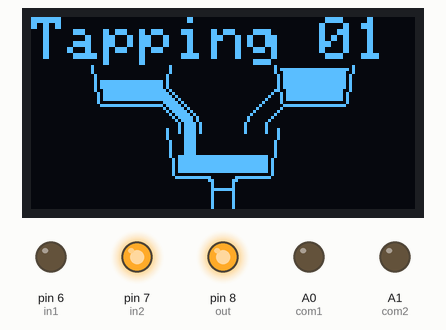
Bench run of a sketch on a simulated Arduino Uno, built with avr-gcc and run on an emulated ATmega328P. On the bench: 128×64 one-colour display, output pins drawn as LEDs (lit = HIGH). What the sketch prints to the serial monitor is not drawn.

Above: at 0.2 s.
At 20.2 s:
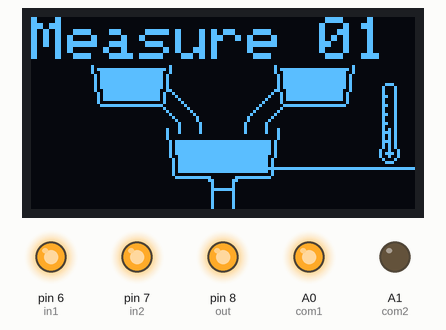
At 50.3 s:
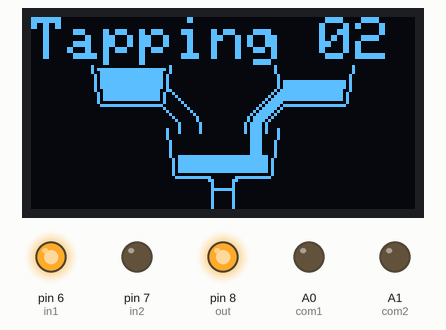
At 70.3 s:
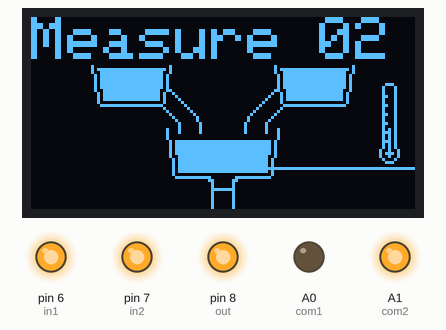
At 125.4 s:
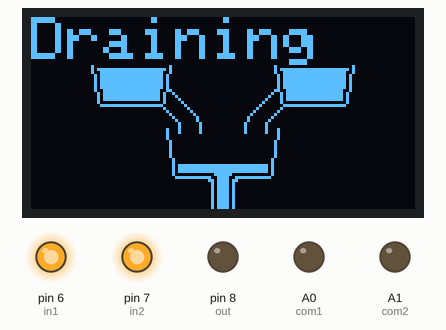
Timing chart, 0 to 126.9 s (numbered marks = the images above):
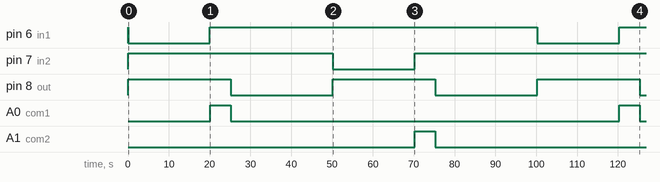

Measured:
- by itself, pin 6 (in1): alternates HIGH for 80.2 s and LOW for 20.0 s
- by itself, pin 7 (in2): HIGH → LOW at 50.2 s, → HIGH 20.0 s later
- by itself, pin 8 (out): alternates HIGH for 25.1 s and LOW for 25.0 s
- by itself, A0 (com1): alternates HIGH for 5.0 s and LOW for 95.2 s
- by itself, A1 (com2): LOW → HIGH at 70.2 s, → LOW 5.0 s later
- what the display in image 0 shows lasts 20.0 s, from 0.1 s to 20.1 s
- what the display in image 1 shows lasts 5.1 s, from 20.1 s to 25.2 s

The sketch:

ELSYSGK.ino
```cpp
#include <SPI.h>
#include <Wire.h>
#include <Adafruit_GFX.h>
#include <Adafruit_SSD1306.h>
#define SCREEN_WIDTH 128 // OLED display width, in pixels
#define SCREEN_HEIGHT 64 // OLED display height, in pixels
#define OLED_RESET     -1 // Reset pin # (or -1 if sharing Arduino reset pin)
#define SCREEN_ADDRESS 0x3C ///< See datasheet for Address; 0x3D for 128x64, 0x3C for 128x32
Adafruit_SSD1306 display(SCREEN_WIDTH, SCREEN_HEIGHT, &Wire, OLED_RESET);

// 'tank', 88x49px
const unsigned char tank [] PROGMEM = {
	0x80, 0x00, 0x00, 0x20, 0x00, 0x00, 0x00, 0x04, 0x00, 0x00, 0x01, 0x80, 0x00, 0x00, 0x20, 0x00,
	0x00, 0x00, 0x04, 0x00, 0x00, 0x01, 0x80, 0x00, 0x00, 0x20, 0x00, 0x00, 0x00, 0x04, 0x00, 0x00,
	0x01, 0x40, 0x00, 0x00, 0x40, 0x00, 0x00, 0x00, 0x02, 0x00, 0x00, 0x02, 0x40, 0x00, 0x00, 0x40,
	0x00, 0x00, 0x00, 0x02, 0x00, 0x00, 0x02, 0x40, 0x00, 0x00, 0x40, 0x00, 0x00, 0x00, 0x02, 0x00,
	0x00, 0x02, 0x40, 0x00, 0x00, 0x40, 0x00, 0x00, 0x00, 0x02, 0x00, 0x00, 0x02, 0x40, 0x00, 0x00,
	0x40, 0x00, 0x00, 0x00, 0x02, 0x00, 0x00, 0x02, 0x40, 0x00, 0x00, 0x20, 0x00, 0x00, 0x00, 0x04,
	0x00, 0x00, 0x02, 0x20, 0x00, 0x00, 0x10, 0x00, 0x00, 0x00, 0x08, 0x00, 0x00, 0x04, 0x20, 0x00,
	0x00, 0x08, 0x00, 0x00, 0x00, 0x10, 0x00, 0x00, 0x04, 0x20, 0x00, 0x00, 0x04, 0x00, 0x00, 0x00,
	0x20, 0x00, 0x00, 0x04, 0x20, 0x00, 0x00, 0x02, 0x00, 0x00, 0x00, 0x40, 0x00, 0x00, 0x04, 0x1f,
	0xff, 0xff, 0x01, 0x00, 0x00, 0x00, 0x80, 0xff, 0xff, 0xf8, 0x00, 0x00, 0x00, 0x80, 0x80, 0x00,
	0x01, 0x01, 0x00, 0x00, 0x00, 0x00, 0x00, 0x00, 0x40, 0x40, 0x00, 0x02, 0x02, 0x00, 0x00, 0x00,
	0x00, 0x00, 0x00, 0x20, 0x20, 0x00, 0x04, 0x04, 0x00, 0x00, 0x00, 0x00, 0x00, 0x00, 0x10, 0x10,
	0x00, 0x08, 0x08, 0x00, 0x00, 0x00, 0x00, 0x00, 0x00, 0x08, 0x10, 0x00, 0x08, 0x10, 0x00, 0x00,
	0x00, 0x00, 0x00, 0x00, 0x04, 0x08, 0x00, 0x10, 0x20, 0x00, 0x00, 0x00, 0x00, 0x00, 0x00, 0x04,
	0x08, 0x00, 0x10, 0x20, 0x00, 0x00, 0x00, 0x00, 0x00, 0x00, 0x44, 0x08, 0x00, 0x10, 0x22, 0x00,
	0x00, 0x00, 0x00, 0x00, 0x00, 0x44, 0x08, 0x00, 0x10, 0x22, 0x00, 0x00, 0x00, 0x00, 0x00, 0x00,
	0x40, 0x00, 0x00, 0x00, 0x02, 0x00, 0x00, 0x00, 0x00, 0x00, 0x00, 0x40, 0x00, 0x00, 0x00, 0x02,
	0x00, 0x00, 0x00, 0x00, 0x00, 0x00, 0x20, 0x00, 0x00, 0x00, 0x04, 0x00, 0x00, 0x00, 0x00, 0x00,
	0x00, 0x20, 0x00, 0x00, 0x00, 0x04, 0x00, 0x00, 0x00, 0x00, 0x00, 0x00, 0x20, 0x00, 0x00, 0x00,
	0x04, 0x00, 0x00, 0x00, 0x00, 0x00, 0x00, 0x20, 0x00, 0x00, 0x00, 0x04, 0x00, 0x00, 0x00, 0x00,
	0x00, 0x00, 0x20, 0x00, 0x00, 0x00, 0x04, 0x00, 0x00, 0x00, 0x00, 0x00, 0x00, 0x20, 0x00, 0x00,
	0x00, 0x04, 0x00, 0x00, 0x00, 0x00, 0x00, 0x00, 0x10, 0x00, 0x00, 0x00, 0x08, 0x00, 0x00, 0x00,
	0x00, 0x00, 0x00, 0x10, 0x00, 0x00, 0x00, 0x08, 0x00, 0x00, 0x00, 0x00, 0x00, 0x00, 0x10, 0x00,
	0x00, 0x00, 0x08, 0x00, 0x00, 0x00, 0x00, 0x00, 0x00, 0x10, 0x00, 0x00, 0x00, 0x08, 0x00, 0x00,
	0x00, 0x00, 0x00, 0x00, 0x10, 0x00, 0x00, 0x00, 0x08, 0x00, 0x00, 0x00, 0x00, 0x00, 0x00, 0x10,
	0x00, 0x00, 0x00, 0x08, 0x00, 0x00, 0x00, 0x00, 0x00, 0x00, 0x0f, 0xff, 0x00, 0xff, 0xf0, 0x00,
	0x00, 0x00, 0x00, 0x00, 0x00, 0x00, 0x01, 0x81, 0x80, 0x00, 0x00, 0x00, 0x00, 0x00, 0x00, 0x00,
	0x00, 0x00, 0x81, 0x00, 0x00, 0x00, 0x00, 0x00, 0x00, 0x00, 0x00, 0x00, 0x00, 0x81, 0x00, 0x00,
	0x00, 0x00, 0x00, 0x00, 0x00, 0x00, 0x00, 0x00, 0x81, 0x00, 0x00, 0x00, 0x00, 0x00, 0x00, 0x00,
	0x00, 0x00, 0x00, 0x81, 0x00, 0x00, 0x00, 0x00, 0x00, 0x00, 0x00, 0x00, 0x00, 0x00, 0x81, 0x00,
	0x00, 0x00, 0x00, 0x00, 0x00, 0x00, 0x00, 0x00, 0x00, 0x81, 0x00, 0x00, 0x00, 0x00, 0x00, 0x00,
	0x00, 0x00, 0x00, 0x00, 0x81, 0x00, 0x00, 0x00, 0x00, 0x00, 0x00, 0x00, 0x00, 0x00, 0x00, 0x81,
	0x00, 0x00, 0x00, 0x00, 0x00, 0x00, 0x00, 0x00, 0x00, 0x00, 0x81, 0x00, 0x00, 0x00, 0x00, 0x00,
	0x00, 0x00, 0x00, 0x00, 0x00, 0x81, 0x00, 0x00, 0x00, 0x00, 0x00
};
// 'tank01', 88x49px
const unsigned char tank01 [] PROGMEM = {
	0x00, 0x00, 0x00, 0x00, 0x00, 0x00, 0x00, 0x00, 0x00, 0x00, 0x00, 0x00, 0x00, 0x00, 0x00, 0x00,
	0x00, 0x00, 0x01, 0xff, 0xff, 0xfc, 0x00, 0x00, 0x00, 0x00, 0x00, 0x00, 0x00, 0x00, 0xff, 0xff,
	0xf8, 0x00, 0x00, 0x00, 0x00, 0x00, 0x00, 0x00, 0x00, 0xff, 0xff, 0xf8, 0x00, 0x00, 0x00, 0x00,
	0x00, 0x00, 0x00, 0x00, 0xff, 0xff, 0xf8, 0x1f, 0xff, 0xff, 0x00, 0x00, 0x00, 0x00, 0x00, 0xff,
	0xff, 0xf8, 0x1f, 0xff, 0xff, 0x00, 0x00, 0x00, 0x00, 0x00, 0xff, 0xff, 0xf8, 0x1f, 0xff, 0xff,
	0x00, 0x00, 0x00, 0x00, 0x00, 0xff, 0xff, 0xf8, 0x0f, 0xff, 0xff, 0x80, 0x00, 0x00, 0x00, 0x02,
	0x7f, 0xff, 0xf0, 0x0f, 0xff, 0xff, 0xc0, 0x00, 0x00, 0x00, 0x01, 0x7f, 0xff, 0xf0, 0x0f, 0xff,
	0xff, 0xe0, 0x00, 0x00, 0x00, 0x01, 0x7f, 0xff, 0xf0, 0x0f, 0xff, 0xff, 0xf0, 0x00, 0x00, 0x00,
	0x01, 0x7f, 0xff, 0xf0, 0x00, 0x00, 0x00, 0xf8, 0x00, 0x00, 0x00, 0x01, 0x00, 0x00, 0x00, 0x00,
	0x00, 0x00, 0x7c, 0x00, 0x00, 0x00, 0x00, 0x00, 0x00, 0x00, 0x00, 0x00, 0x00, 0x3e, 0x00, 0x00,
	0x00, 0x00, 0x00, 0x00, 0x00, 0x00, 0x00, 0x00, 0x1f, 0x00, 0x00, 0x00, 0x00, 0x00, 0x00, 0x00,
	0x00, 0x00, 0x00, 0x0f, 0x80, 0x00, 0x00, 0x00, 0x00, 0x00, 0x00, 0x00, 0x00, 0x00, 0x07, 0xc0,
	0x00, 0x00, 0x00, 0x00, 0x00, 0x00, 0x00, 0x00, 0x00, 0x03, 0xc0, 0x00, 0x00, 0x00, 0x00, 0x00,
	0x00, 0x00, 0x00, 0x00, 0x01, 0xe0, 0x00, 0x00, 0x00, 0x00, 0x00, 0x00, 0x00, 0x00, 0x00, 0x01,
	0xe0, 0x00, 0x00, 0x00, 0x00, 0x00, 0x00, 0x00, 0x00, 0x00, 0x01, 0xe0, 0x00, 0x00, 0x00, 0x00,
	0x00, 0x00, 0x00, 0x00, 0x00, 0x01, 0xe0, 0x00, 0x00, 0x00, 0x00, 0x00, 0x00, 0x00, 0x00, 0x00,
	0x01, 0xe0, 0x00, 0x00, 0x00, 0x00, 0x00, 0x00, 0x00, 0x00, 0x00, 0x01, 0xe0, 0x00, 0x00, 0x00,
	0x00, 0x00, 0x00, 0x00, 0x00, 0x00, 0x01, 0xe0, 0x00, 0x00, 0x00, 0x00, 0x00, 0x00, 0x00, 0x00,
	0x00, 0x01, 0xe0, 0x00, 0x00, 0x00, 0x00, 0x00, 0x00, 0x00, 0x00, 0x00, 0x01, 0xe0, 0x00, 0x00,
	0x00, 0x00, 0x00, 0x00, 0x00, 0x00, 0x00, 0x01, 0xe0, 0x00, 0x00, 0x00, 0x00, 0x00, 0x00, 0x00,
	0x00, 0x00, 0x01, 0xe0, 0x00, 0x00, 0x00, 0x00, 0x00, 0x00, 0x00, 0x00, 0x00, 0x07, 0xff, 0xff,
	0xff, 0xe0, 0x00, 0x00, 0x00, 0x00, 0x00, 0x00, 0x07, 0xff, 0xff, 0xff, 0xe0, 0x00, 0x00, 0x00,
	0x00, 0x00, 0x00, 0x07, 0xff, 0xff, 0xff, 0xe0, 0x00, 0x00, 0x00, 0x00, 0x00, 0x00, 0x07, 0xff,
	0xff, 0xff, 0xe0, 0x00, 0x00, 0x00, 0x00, 0x00, 0x00, 0x07, 0xff, 0xff, 0xff, 0xe0, 0x00, 0x00,
	0x00, 0x00, 0x00, 0x00, 0x07, 0xff, 0xff, 0xff, 0xe0, 0x00, 0x00, 0x00, 0x00, 0x00, 0x00, 0x00,
	0x00, 0x00, 0x00, 0x00, 0x00, 0x00, 0x00, 0x00, 0x00, 0x00, 0x00, 0x00, 0x00, 0x00, 0x00, 0x00,
	0x00, 0x00, 0x00, 0x00, 0x00, 0x00, 0x00, 0x00, 0x00, 0x00, 0x00, 0x00, 0x00, 0x00, 0x00, 0x00,
	0x00, 0x00, 0x00, 0x00, 0x00, 0x00, 0x00, 0x00, 0x00, 0x00, 0x00, 0x00, 0x00, 0x00, 0x00, 0x00,
	0x00, 0x00, 0x00, 0x00, 0x00, 0x00, 0x00, 0x00, 0x7e, 0x00, 0x00, 0x00, 0x00, 0x00, 0x00, 0x00,
	0x00, 0x00, 0x00, 0x00, 0x00, 0x00, 0x00, 0x00, 0x00, 0x00, 0x00, 0x00, 0x00, 0x00, 0x00, 0x00,
	0x00, 0x00, 0x00, 0x00, 0x00, 0x00, 0x00, 0x00, 0x00, 0x00, 0x00, 0x00, 0x00, 0x00, 0x00, 0x00,
	0x00, 0x00, 0x00, 0x00, 0x00, 0x00, 0x00, 0x00, 0x00, 0x00, 0x00, 0x00, 0x00, 0x00, 0x00, 0x00,
	0x00, 0x00, 0x00, 0x00, 0x00, 0x00, 0x00, 0x00, 0x00, 0x00, 0x00, 0x00, 0x00, 0x00, 0x00, 0x00,
	0x00, 0x00, 0x00, 0x00, 0x00, 0x00, 0x00, 0x00, 0x00, 0x00, 0x00
};
// 'tank02', 88x49px
const unsigned char tank02 [] PROGMEM = {
	0x00, 0x00, 0x00, 0x00, 0x00, 0x00, 0x00, 0x00, 0x00, 0x00, 0x00, 0x3f, 0xff, 0xff, 0x80, 0x00,
	0x00, 0x00, 0x00, 0x00, 0x00, 0x00, 0x1f, 0xff, 0xff, 0x00, 0x00, 0x00, 0x00, 0x00, 0x00, 0x00,
	0x00, 0x1f, 0xff, 0xff, 0x00, 0x00, 0x00, 0x00, 0x00, 0x00, 0x00, 0x00, 0x1f, 0xff, 0xff, 0x00,
	0x00, 0x00, 0x00, 0x00, 0x00, 0x00, 0x00, 0x1f, 0xff, 0xff, 0x00, 0x00, 0x00, 0x00, 0x00, 0xff,
	0xff, 0xf8, 0x1f, 0xff, 0xff, 0x00, 0x00, 0x00, 0x00, 0x00, 0xff, 0xff, 0xf8, 0x1f, 0xff, 0xff,
	0x00, 0x00, 0x00, 0x00, 0x00, 0xff, 0xff, 0xf8, 0x0f, 0xff, 0xfe, 0x40, 0x00, 0x00, 0x00, 0x01,
	0xff, 0xff, 0xf0, 0x0f, 0xff, 0xfe, 0x80, 0x00, 0x00, 0x00, 0x03, 0xff, 0xff, 0xf0, 0x0f, 0xff,
	0xfe, 0x80, 0x00, 0x00, 0x00, 0x07, 0xff, 0xff, 0xf0, 0x0f, 0xff, 0xfe, 0x80, 0x00, 0x00, 0x00,
	0x0f, 0xff, 0xff, 0xf0, 0x00, 0x00, 0x00, 0x80, 0x00, 0x00, 0x00, 0x1f, 0x00, 0x00, 0x00, 0x00,
	0x00, 0x00, 0x00, 0x00, 0x00, 0x00, 0x3e, 0x00, 0x00, 0x00, 0x00, 0x00, 0x00, 0x00, 0x00, 0x00,
	0x00, 0x7c, 0x00, 0x00, 0x00, 0x00, 0x00, 0x00, 0x00, 0x00, 0x00, 0x00, 0xf8, 0x00, 0x00, 0x00,
	0x00, 0x00, 0x00, 0x00, 0x00, 0x00, 0x01, 0xf0, 0x00, 0x00, 0x00, 0x00, 0x00, 0x00, 0x00, 0x00,
	0x00, 0x03, 0xe0, 0x00, 0x00, 0x00, 0x00, 0x00, 0x00, 0x00, 0x00, 0x00, 0x03, 0xc0, 0x00, 0x00,
	0x00, 0x00, 0x00, 0x00, 0x00, 0x00, 0x00, 0x07, 0x80, 0x00, 0x00, 0x00, 0x00, 0x00, 0x00, 0x00,
	0x00, 0x00, 0x07, 0x80, 0x00, 0x00, 0x00, 0x00, 0x00, 0x00, 0x00, 0x00, 0x00, 0x07, 0x80, 0x00,
	0x00, 0x00, 0x00, 0x00, 0x00, 0x00, 0x00, 0x00, 0x07, 0x80, 0x00, 0x00, 0x00, 0x00, 0x00, 0x00,
	0x00, 0x00, 0x00, 0x07, 0x80, 0x00, 0x00, 0x00, 0x00, 0x00, 0x00, 0x00, 0x00, 0x00, 0x07, 0x80,
	0x00, 0x00, 0x00, 0x00, 0x00, 0x00, 0x00, 0x00, 0x00, 0x07, 0x80, 0x00, 0x00, 0x00, 0x00, 0x00,
	0x00, 0x00, 0x00, 0x00, 0x07, 0x80, 0x00, 0x00, 0x00, 0x00, 0x00, 0x00, 0x00, 0x00, 0x00, 0x07,
	0x80, 0x00, 0x00, 0x00, 0x00, 0x00, 0x00, 0x00, 0x00, 0x00, 0x07, 0x80, 0x00, 0x00, 0x00, 0x00,
	0x00, 0x00, 0x00, 0x00, 0x00, 0x07, 0x80, 0x00, 0x00, 0x00, 0x00, 0x00, 0x00, 0x07, 0xff, 0xff,
	0xff, 0xe0, 0x00, 0x00, 0x00, 0x00, 0x00, 0x00, 0x07, 0xff, 0xff, 0xff, 0xe0, 0x00, 0x00, 0x00,
	0x00, 0x00, 0x00, 0x07, 0xff, 0xff, 0xff, 0xe0, 0x00, 0x00, 0x00, 0x00, 0x00, 0x00, 0x07, 0xff,
	0xff, 0xff, 0xe0, 0x00, 0x00, 0x00, 0x00, 0x00, 0x00, 0x07, 0xff, 0xff, 0xff, 0xe0, 0x00, 0x00,
	0x00, 0x00, 0x00, 0x00, 0x07, 0xff, 0xff, 0xff, 0xe0, 0x00, 0x00, 0x00, 0x00, 0x00, 0x00, 0x00,
	0x00, 0x00, 0x00, 0x00, 0x00, 0x00, 0x00, 0x00, 0x00, 0x00, 0x00, 0x00, 0x00, 0x00, 0x00, 0x00,
	0x00, 0x00, 0x00, 0x00, 0x00, 0x00, 0x00, 0x00, 0x00, 0x00, 0x00, 0x00, 0x00, 0x00, 0x00, 0x00,
	0x00, 0x00, 0x00, 0x00, 0x00, 0x00, 0x00, 0x00, 0x00, 0x00, 0x00, 0x00, 0x00, 0x00, 0x00, 0x00,
	0x00, 0x00, 0x00, 0x00, 0x00, 0x00, 0x00, 0x00, 0x7e, 0x00, 0x00, 0x00, 0x00, 0x00, 0x00, 0x00,
	0x00, 0x00, 0x00, 0x00, 0x00, 0x00, 0x00, 0x00, 0x00, 0x00, 0x00, 0x00, 0x00, 0x00, 0x00, 0x00,
	0x00, 0x00, 0x00, 0x00, 0x00, 0x00, 0x00, 0x00, 0x00, 0x00, 0x00, 0x00, 0x00, 0x00, 0x00, 0x00,
	0x00, 0x00, 0x00, 0x00, 0x00, 0x00, 0x00, 0x00, 0x00, 0x00, 0x00, 0x00, 0x00, 0x00, 0x00, 0x00,
	0x00, 0x00, 0x00, 0x00, 0x00, 0x00, 0x00, 0x00, 0x00, 0x00, 0x00, 0x00, 0x00, 0x00, 0x00, 0x00,
	0x00, 0x00, 0x00, 0x00, 0x00, 0x00, 0x00, 0x00, 0x00, 0x00, 0x00
};
// 'drain', 88x49px
const unsigned char drain_bmp [] PROGMEM = {
	0x00, 0x00, 0x00, 0x00, 0x00, 0x00, 0x00, 0x00, 0x00, 0x00, 0x00, 0x3f, 0xff, 0xff, 0x80, 0x00,
	0x00, 0x00, 0x01, 0xff, 0xff, 0xfc, 0x1f, 0xff, 0xff, 0x00, 0x00, 0x00, 0x00, 0x00, 0xff, 0xff,
	0xf8, 0x1f, 0xff, 0xff, 0x00, 0x00, 0x00, 0x00, 0x00, 0xff, 0xff, 0xf8, 0x1f, 0xff, 0xff, 0x00,
	0x00, 0x00, 0x00, 0x00, 0xff, 0xff, 0xf8, 0x1f, 0xff, 0xff, 0x00, 0x00, 0x00, 0x00, 0x00, 0xff,
	0xff, 0xf8, 0x1f, 0xff, 0xff, 0x00, 0x00, 0x00, 0x00, 0x00, 0xff, 0xff, 0xf8, 0x1f, 0xff, 0xff,
	0x00, 0x00, 0x00, 0x00, 0x00, 0xff, 0xff, 0xf8, 0x0f, 0xff, 0xfe, 0x40, 0x00, 0x00, 0x00, 0x02,
	0x7f, 0xff, 0xf0, 0x0f, 0xff, 0xfe, 0x80, 0x00, 0x00, 0x00, 0x01, 0x7f, 0xff, 0xf0, 0x0f, 0xff,
	0xfe, 0x80, 0x00, 0x00, 0x00, 0x01, 0x7f, 0xff, 0xf0, 0x0f, 0xff, 0xfe, 0x80, 0x00, 0x00, 0x00,
	0x01, 0x7f, 0xff, 0xf0, 0x00, 0x00, 0x00, 0x80, 0x00, 0x00, 0x00, 0x01, 0x00, 0x00, 0x00, 0x00,
	0x00, 0x00, 0x00, 0x00, 0x00, 0x00, 0x00, 0x00, 0x00, 0x00, 0x00, 0x00, 0x00, 0x00, 0x00, 0x00,
	0x00, 0x00, 0x00, 0x00, 0x00, 0x00, 0x00, 0x00, 0x00, 0x00, 0x00, 0x00, 0x00, 0x00, 0x00, 0x00,
	0x00, 0x00, 0x00, 0x00, 0x00, 0x00, 0x00, 0x00, 0x00, 0x00, 0x00, 0x00, 0x00, 0x00, 0x00, 0x00,
	0x00, 0x00, 0x00, 0x00, 0x00, 0x00, 0x00, 0x00, 0x00, 0x00, 0x00, 0x00, 0x00, 0x00, 0x00, 0x00,
	0x00, 0x00, 0x00, 0x00, 0x00, 0x00, 0x00, 0x00, 0x00, 0x00, 0x00, 0x00, 0x00, 0x00, 0x00, 0x00,
	0x00, 0x00, 0x00, 0x00, 0x00, 0x00, 0x00, 0x00, 0x00, 0x00, 0x00, 0x00, 0x00, 0x00, 0x00, 0x00,
	0x00, 0x00, 0x00, 0x00, 0x00, 0x00, 0x00, 0x00, 0x00, 0x00, 0x00, 0x00, 0x00, 0x00, 0x00, 0x00,
	0x00, 0x00, 0x00, 0x00, 0x00, 0x00, 0x00, 0x00, 0x00, 0x00, 0x00, 0x00, 0x00, 0x00, 0x00, 0x00,
	0x00, 0x00, 0x00, 0x00, 0x00, 0x00, 0x00, 0x00, 0x00, 0x00, 0x00, 0x00, 0x00, 0x00, 0x00, 0x00,
	0x00, 0x00, 0x00, 0x00, 0x00, 0x00, 0x00, 0x00, 0x00, 0x00, 0x00, 0x00, 0x00, 0x00, 0x00, 0x00,
	0x00, 0x00, 0x00, 0x00, 0x00, 0x00, 0x00, 0x00, 0x00, 0x00, 0x00, 0x00, 0x00, 0x00, 0x00, 0x00,
	0x00, 0x00, 0x00, 0x00, 0x00, 0x00, 0x00, 0x00, 0x00, 0x00, 0x00, 0x00, 0x00, 0x00, 0x00, 0x00,
	0x00, 0x00, 0x00, 0x00, 0x00, 0x00, 0x00, 0x00, 0x00, 0x00, 0x00, 0x00, 0x00, 0x00, 0x00, 0x00,
	0x00, 0x00, 0x00, 0x00, 0x00, 0x00, 0x00, 0x00, 0x00, 0x00, 0x00, 0x00, 0x00, 0x00, 0x07, 0xff,
	0xff, 0xff, 0xe0, 0x00, 0x00, 0x00, 0x00, 0x00, 0x00, 0x07, 0xff, 0xff, 0xff, 0xe0, 0x00, 0x00,
	0x00, 0x00, 0x00, 0x00, 0x07, 0xff, 0xff, 0xff, 0xe0, 0x00, 0x00, 0x00, 0x00, 0x00, 0x00, 0x00,
	0x00, 0x7e, 0x00, 0x00, 0x00, 0x00, 0x00, 0x00, 0x00, 0x00, 0x00, 0x00, 0x3c, 0x00, 0x00, 0x00,
	0x00, 0x00, 0x00, 0x00, 0x00, 0x00, 0x00, 0x3c, 0x00, 0x00, 0x00, 0x00, 0x00, 0x00, 0x00, 0x00,
	0x00, 0x00, 0x3c, 0x00, 0x00, 0x00, 0x00, 0x00, 0x00, 0x00, 0x00, 0x00, 0x00, 0x3c, 0x00, 0x00,
	0x00, 0x00, 0x00, 0x00, 0x00, 0x00, 0x00, 0x00, 0x3c, 0x00, 0x00, 0x00, 0x00, 0x00, 0x00, 0x00,
	0x00, 0x00, 0x00, 0x3c, 0x00, 0x00, 0x00, 0x00, 0x00, 0x00, 0x00, 0x00, 0x00, 0x00, 0x3c, 0x00,
	0x00, 0x00, 0x00, 0x00, 0x00, 0x00, 0x00, 0x00, 0x00, 0x3c, 0x00, 0x00, 0x00, 0x00, 0x00, 0x00,
	0x00, 0x00, 0x00, 0x00, 0x3c, 0x00, 0x00, 0x00, 0x00, 0x00, 0x00, 0x00, 0x00, 0x00, 0x00, 0x3c,
	0x00, 0x00, 0x00, 0x00, 0x00, 0x00, 0x00, 0x00, 0x00, 0x00, 0x3c, 0x00, 0x00, 0x00, 0x00, 0x00,
	0x00, 0x00, 0x00, 0x00, 0x00, 0x3c, 0x00, 0x00, 0x00, 0x00, 0x00
};
// 'measure', 108x49px
const unsigned char measure [] PROGMEM = {
	0x00, 0x00, 0x00, 0x00, 0x00, 0x00, 0x00, 0x00, 0x00, 0x00, 0x00, 0x00, 0x00, 0x00, 0x3f, 0xff,
	0xff, 0x80, 0x00, 0x00, 0x00, 0x01, 0xff, 0xff, 0xfc, 0x00, 0x00, 0x00, 0x1f, 0xff, 0xff, 0x00,
	0x00, 0x00, 0x00, 0x00, 0xff, 0xff, 0xf8, 0x00, 0x00, 0x00, 0x1f, 0xff, 0xff, 0x00, 0x00, 0x00,
	0x00, 0x00, 0xff, 0xff, 0xf8, 0x00, 0x00, 0x00, 0x1f, 0xff, 0xff, 0x00, 0x00, 0x00, 0x00, 0x00,
	0xff, 0xff, 0xf8, 0x00, 0x00, 0x00, 0x1f, 0xff, 0xff, 0x00, 0x00, 0x00, 0x00, 0x00, 0xff, 0xff,
	0xf8, 0x00, 0x00, 0x00, 0x1f, 0xff, 0xff, 0x00, 0x00, 0x00, 0x00, 0x00, 0xff, 0xff, 0xf8, 0x00,
	0x38, 0x00, 0x1f, 0xff, 0xff, 0x00, 0x00, 0x00, 0x00, 0x00, 0xff, 0xff, 0xf8, 0x00, 0x44, 0x00,
	0x0f, 0xff, 0xfe, 0x40, 0x00, 0x00, 0x00, 0x02, 0x7f, 0xff, 0xf0, 0x00, 0x44, 0x00, 0x0f, 0xff,
	0xfe, 0x80, 0x00, 0x00, 0x00, 0x01, 0x7f, 0xff, 0xf0, 0x00, 0x44, 0x00, 0x0f, 0xff, 0xfe, 0x80,
	0x00, 0x00, 0x00, 0x01, 0x7f, 0xff, 0xf0, 0x00, 0x64, 0x00, 0x0f, 0xff, 0xfe, 0x80, 0x00, 0x00,
	0x00, 0x01, 0x7f, 0xff, 0xf0, 0x00, 0x44, 0x00, 0x00, 0x00, 0x00, 0x80, 0x00, 0x00, 0x00, 0x01,
	0x00, 0x00, 0x00, 0x00, 0x44, 0x00, 0x00, 0x00, 0x00, 0x00, 0x00, 0x00, 0x00, 0x00, 0x00, 0x00,
	0x00, 0x00, 0x64, 0x00, 0x00, 0x00, 0x00, 0x00, 0x00, 0x00, 0x00, 0x00, 0x00, 0x00, 0x00, 0x00,
	0x44, 0x00, 0x00, 0x00, 0x00, 0x00, 0x00, 0x00, 0x00, 0x00, 0x00, 0x00, 0x00, 0x00, 0x44, 0x00,
	0x00, 0x00, 0x00, 0x00, 0x00, 0x00, 0x00, 0x00, 0x00, 0x00, 0x00, 0x00, 0x64, 0x00, 0x00, 0x00,
	0x00, 0x00, 0x00, 0x00, 0x00, 0x00, 0x00, 0x00, 0x00, 0x00, 0x44, 0x00, 0x00, 0x00, 0x00, 0x00,
	0x00, 0x00, 0x00, 0x00, 0x00, 0x00, 0x00, 0x00, 0x44, 0x00, 0x00, 0x00, 0x00, 0x00, 0x00, 0x00,
	0x00, 0x00, 0x00, 0x00, 0x00, 0x00, 0x64, 0x00, 0x00, 0x00, 0x00, 0x00, 0x00, 0x00, 0x00, 0x00,
	0x00, 0x00, 0x00, 0x00, 0x44, 0x00, 0x00, 0x00, 0x00, 0x00, 0x00, 0x00, 0x00, 0x00, 0x00, 0x00,
	0x00, 0x00, 0x54, 0x00, 0x00, 0x00, 0x00, 0x00, 0x00, 0x00, 0x00, 0x00, 0x00, 0x00, 0x00, 0x00,
	0x74, 0x00, 0x00, 0x00, 0x00, 0x00, 0x00, 0x00, 0x00, 0x00, 0x00, 0x00, 0x00, 0x00, 0x54, 0x00,
	0x00, 0x00, 0x00, 0x00, 0x00, 0x00, 0x00, 0x00, 0x00, 0x00, 0x00, 0x00, 0x54, 0x00, 0x00, 0x00,
	0x00, 0x0f, 0xff, 0xff, 0xff, 0xf0, 0x00, 0x00, 0x00, 0x00, 0x74, 0x00, 0x00, 0x00, 0x00, 0x0f,
	0xff, 0xff, 0xff, 0xf0, 0x00, 0x00, 0x00, 0x00, 0x54, 0x00, 0x00, 0x00, 0x00, 0x0f, 0xff, 0xff,
	0xff, 0xf0, 0x00, 0x00, 0x00, 0x00, 0x54, 0x00, 0x00, 0x00, 0x00, 0x0f, 0xff, 0xff, 0xff, 0xf0,
	0x00, 0x00, 0x00, 0x00, 0x92, 0x00, 0x00, 0x00, 0x00, 0x0f, 0xff, 0xff, 0xff, 0xf0, 0x00, 0x00,
	0x00, 0x00, 0xba, 0x00, 0x00, 0x00, 0x00, 0x07, 0xff, 0xff, 0xff, 0xe0, 0x00, 0x00, 0x00, 0x00,
	0x92, 0x00, 0x00, 0x00, 0x00, 0x07, 0xff, 0xff, 0xff, 0xe0, 0x00, 0x00, 0x00, 0x00, 0x44, 0x00,
	0x00, 0x00, 0x00, 0x07, 0xff, 0xff, 0xff, 0xe0, 0x00, 0x00, 0x00, 0x00, 0x38, 0x00, 0x00, 0x00,
	0x00, 0x07, 0xff, 0xff, 0xff, 0xe0, 0x00, 0x00, 0x00, 0x00, 0x00, 0x00, 0x00, 0x00, 0x00, 0x07,
	0xff, 0xff, 0xff, 0xff, 0xff, 0xff, 0xff, 0xff, 0xff, 0xf0, 0x00, 0x00, 0x00, 0x07, 0xff, 0xff,
	0xff, 0xe0, 0x00, 0x00, 0x00, 0x00, 0x00, 0x00, 0x00, 0x00, 0x00, 0x00, 0x00, 0x00, 0x00, 0x00,
	0x00, 0x00, 0x00, 0x00, 0x00, 0x00, 0x00, 0x00, 0x00, 0x00, 0x00, 0x00, 0x00, 0x00, 0x00, 0x00,
	0x00, 0x00, 0x00, 0x00, 0x00, 0x00, 0x00, 0x00, 0x00, 0x00, 0x00, 0x00, 0x00, 0x00, 0x00, 0x00,
	0x00, 0x00, 0x00, 0x00, 0x00, 0x00, 0x00, 0x00, 0x00, 0x00, 0x00, 0x00, 0x00, 0x00, 0x00, 0x00,
	0x00, 0x00, 0x00, 0x00, 0x00, 0x00, 0x00, 0x00, 0x00, 0x00, 0x00, 0x00, 0x00, 0x00, 0x00, 0x00,
	0x00, 0x00, 0x00, 0x7e, 0x00, 0x00, 0x00, 0x00, 0x00, 0x00, 0x00, 0x00, 0x00, 0x00, 0x00, 0x00,
	0x00, 0x00, 0x00, 0x00, 0x00, 0x00, 0x00, 0x00, 0x00, 0x00, 0x00, 0x00, 0x00, 0x00, 0x00, 0x00,
	0x00, 0x00, 0x00, 0x00, 0x00, 0x00, 0x00, 0x00, 0x00, 0x00, 0x00, 0x00, 0x00, 0x00, 0x00, 0x00,
	0x00, 0x00, 0x00, 0x00, 0x00, 0x00, 0x00, 0x00, 0x00, 0x00, 0x00, 0x00, 0x00, 0x00, 0x00, 0x00,
	0x00, 0x00, 0x00, 0x00, 0x00, 0x00, 0x00, 0x00, 0x00, 0x00, 0x00, 0x00, 0x00, 0x00, 0x00, 0x00,
	0x00, 0x00, 0x00, 0x00, 0x00, 0x00, 0x00, 0x00, 0x00, 0x00, 0x00, 0x00, 0x00, 0x00, 0x00, 0x00,
	0x00, 0x00, 0x00, 0x00, 0x00, 0x00, 0x00, 0x00, 0x00, 0x00, 0x00, 0x00, 0x00, 0x00
};

#define in1 6
#define in2 7
#define out 8

#define com1 A0
#define com2 A1

long startTime = 0;
long drainStartTime = 0;
long onTime = 20000;
long drainOnTime = 25000;

bool physical = true;
bool initialize = true;
bool drain = false;

byte innValves[] = {in1, in2};
int tankIndex = 0;

void setup() {
  display.begin(SSD1306_SWITCHCAPVCC, SCREEN_ADDRESS);
  display.clearDisplay();
  display.setTextSize(2);             // Normal 1:1 pixel scale
  display.setTextColor(SSD1306_WHITE);        // Draw white text
  display.setCursor(0,0);

  Serial.begin(9600);
  pinMode(in1, OUTPUT);
  pinMode(in2, OUTPUT);
  pinMode(out, OUTPUT);

  digitalWrite(in1, HIGH);  // relays are active low, so set high to CLOSE valves at start
  digitalWrite(in2, HIGH);
  digitalWrite(out, HIGH);


  pinMode(com1, OUTPUT);
  pinMode(com2, OUTPUT);

  digitalWrite(com1, LOW);
  digitalWrite(com2, LOW);
}

void draw(){
  display.clearDisplay();
  display.drawBitmap(20, 16, tank, 88, 49, 1);
  if(tankIndex == 0 && drain == false){
    display.setCursor(0, 0);
    display.print("Tapping 01");
    display.drawBitmap(20, 16, tank01, 88, 49, 1);
  }
  if(tankIndex == 1 && drain == false){
    display.setCursor(0, 0);
    display.print("Tapping 02");
    display.drawBitmap(20, 16, tank02, 88, 49, 1);
  }

  if(drain){
    display.setCursor(0, 0);
    display.print("Draining");
    display.drawBitmap(20, 16, drain_bmp, 88, 49, 1);
  }

  display.display();
}


void openValve(){
  //////  valve open  ///////
    //display.clearDisplay();


    //display.setTextSize(1);             // Normal 1:1 pixel scale
    //display.setTextColor(SSD1306_WHITE);        // Draw white text
    //display.setCursor(0,0);
    //display.print("opening valve: ");
    Serial.print("opening valve: ");
    if(tankIndex + 1 < 10){Serial.print('0');//display.print('0');
    }
    //display.println(tankIndex + 1);
    Serial.println(tankIndex + 1);

  startTime = millis();
  if(physical){
    digitalWrite(innValves[tankIndex], LOW);
  }
    Serial.print("\tvalve should remain open for ");
    Serial.print(onTime/1000);
    Serial.println('s');
    //display.display();
}

void openDrain(){
  //////  valve open  ///////
  //display.println("Opening drain");
  Serial.println("Opening drain");

  drainStartTime = millis();
  if(physical){
    digitalWrite(out, LOW);
  }
    Serial.print("\tdrain should remain open for ");
    Serial.print(drainOnTime/1000);
    Serial.println('s');
  //display.display();
}

void closeValve(){
  //display.print("   closing valve: ");
  Serial.print("\tclosing valve: ");
  if(tankIndex + 1 < 10){Serial.print('0');display.print('0');}
  //display.println(tankIndex + 1);
  Serial.print(tankIndex + 1);

  if(physical){
    digitalWrite(innValves[tankIndex], HIGH);
  }


  Serial.println();
  Serial.println();
    //display.display();
}

void closeDrain(){
  //display.println("\tclosing drain");
  Serial.println("\tclosing drain");

  if(physical){
    digitalWrite(out, HIGH);
  }


  Serial.println();
  Serial.println();
    //display.display();
}

void nextTank(){
  /////// prepare for next tank initialization  /////////
  tankIndex++;
  if(tankIndex > sizeof(innValves)/sizeof(innValves[0])-1){tankIndex = 0;}
  initialize = true;
}


void loop() {
  if(initialize){
    Serial.println("######################################");
    Serial.println("Initializing measure sequence.....");

    openValve();

    initialize = false;
  }

  //////////  valve close, measure, open drain ///////////
  if(millis()-startTime > onTime && drain == false){
    closeValve();

    ////////// insert measure cycle
    display.clearDisplay();
    display.drawBitmap(20,16, tank, 88,49,1);
    display.drawBitmap(20, 16, measure, 108, 49, 1);
    display.setCursor(0, 0);
    display.print("Measure ");
    if(tankIndex + 1 < 10){display.print('0');}
    display.println(tankIndex + 1);
    display.display();
    if(tankIndex == 0){
      digitalWrite(com1, HIGH);
      delay(5000);
      digitalWrite(com1, LOW);
    }
    else if(tankIndex == 1){
      digitalWrite(com2, HIGH);
      delay(5000);
      digitalWrite(com2, LOW);
    }

    ////// after measure cycle
    drain = true;
    drainStartTime = millis();
    openDrain();

  }

  draw();

if(millis()-drainStartTime > drainOnTime && drain == true){
    closeDrain();
    drain = false;

    nextTank();
  }
}
```
